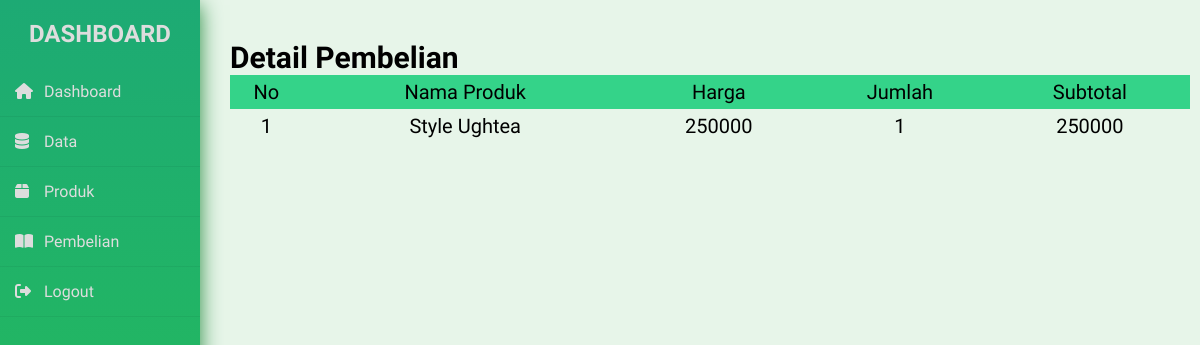
The app's page /admin/dashboard.php?halaman=detail&id=1 with its own data.
### tables this page shows
CREATE TABLE `pembelian_produk` (
  `id_pembelian_produk` int(11) NOT NULL,
  `id_pembelian` int(11) NOT NULL,
  `id_produk` int(11) NOT NULL,
  `jumlah` int(11) NOT NULL
);

CREATE TABLE `produk` (
  `id_produk` int(11) NOT NULL,
  `nama_produk` varchar(100) NOT NULL,
  `harga_produk` int(11) NOT NULL,
  `berat` int(11) NOT NULL,
  `foto_produk` varchar(100) NOT NULL,
  `deskripsi_produk` text NOT NULL
);

### admin/detail.php (the view, shortened to what this page needs)
<h2>Detail Pembelian</h2>
<table class="table1">
    <thead>
        <tr>
            <th>No</th>
            <th>Nama Produk</th>
            <th>Harga</th>
            <th>Jumlah</th>
            <th>Subtotal</th>
        </tr>
    </thead>
    <tbody>
        <?php $id = 1; ?>
        <?php $ambil = $db->query("SELECT * FROM pembelian_produk JOIN produk ON pembelian_produk.id_produk=produk.id_produk WHERE pembelian_produk.id_pembelian='$_GET[id]'"); ?>
        <?php while ($pecah = $ambil->fetch_assoc()) { ?>
            <tr>
                <td><?php echo $id; ?></td>
                <td><?php echo $pecah['nama_produk']; ?></td>
                <td><?php echo $pecah['harga_produk']; ?></td>
                <td><?php echo $pecah['jumlah']; ?></td>
                <td>
                    <?php echo $pecah['harga_produk'] * $pecah['jumlah']; ?>
                </td>
            </tr>
            <?php $id++; ?>
        <?php } ?>
    </tbody>
</table>

### css/dashboard.css (style rules this page uses)
* { margin: 0; padding: 0; box-sizing: border-box; list-style: none; text-decoration: none; font-family: 'Abel', sans-serif; }
body { background: rgb(231, 245, 233); }
.table1 { color: rgb(0, 0, 0); width: 100%; border-collapse: collapse; }
.table1 tr th { background: rgb(52, 211, 137); color: rgb(0, 0, 0); font-weight: normal; }
.table1, th, td { padding: 5px 1px; text-align: center; }

### records on screen
pembelian_produk: id_produk.nama_produk "Style Ughtea", id_produk.harga_produk "250000", jumlah "1", $pecah['harga_produk']*$pecah['jumlah'] "250000"
